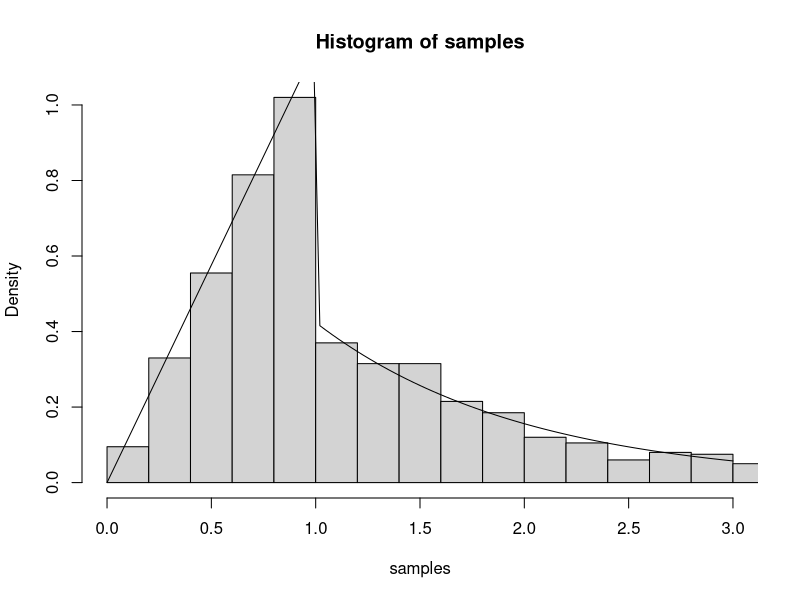
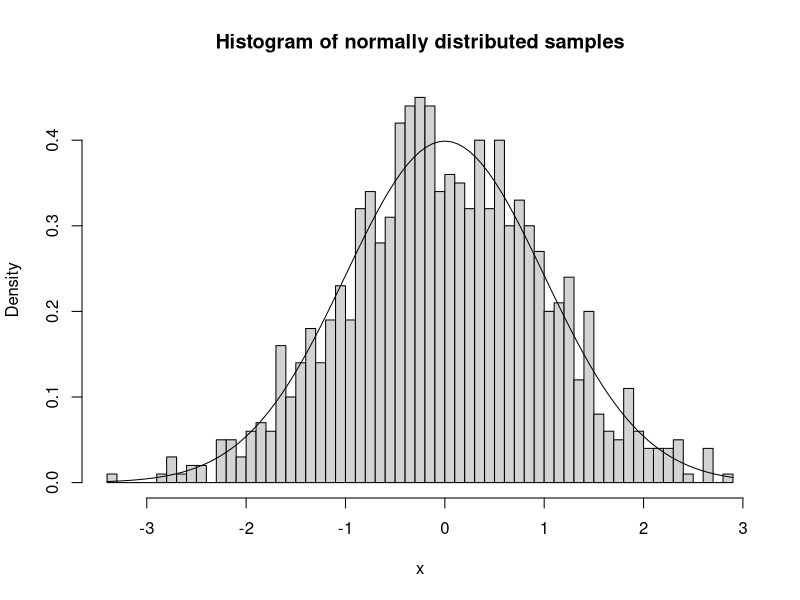

Reproduce these figures in R, in order. (Note: this script raises an error after producing the figures.)
## ---- chunk 1
g <- function(c, alpha, x){
  # This function return the unnormalized density g
  g = ifelse( x<0, 0, ifelse(x<1, c*x^(alpha-1), c*exp(-x)) )
  return(g)
}

gSamples <- function(c, alpha, n){
  # This function returns samples from g
  u = runif(n, min=0, max=(c/alpha+c*exp(-1)))
  G = ifelse( u<c/alpha, (alpha/c*u)^(1/alpha), -log((c*exp(-1)+ c/alpha - u)/c) )
  return(G)
}

# Testing
c = 2.0
alpha = 2.0
sample_size = 1000

samples = gSamples(c, alpha, sample_size)
hist(samples, breaks=50, freq=F, xlim=c(0,3))
curve(g(c,alpha,x)/(c/alpha+c*exp(-1)), add=T, to=3)

## ---- chunk 2
test <- function(n){
  # This function use rnorm
  x = rnorm(n)
  return(x)
}

#Testing 
samples =test(1000)

hist(samples, breaks=50, freq=F, xlab="x",
     main="Histogram of normally distributed samples")
curve(dnorm(x,mean=0), add=T)

## ---- chunk 3
BoxMuller <- function(n){
  # This function uses the Box Muller algorithm
  # to generate n N(0,1) samples
  
  m = ceiling(n/2)
  x1 = runif(m, min=0, max=2*pi)
  x2 = myExp(0.5, m)
  
  y1 = sqrt(x2)*cos(x1)
  y2 = sqrt(x2)*sin(x1)
  
  if ((n%%2) == 0){
    return(c(y1,y2))
  }
  else
    return(c(y1,head(y2,-1)))
}

# Testing 
sample_size = 10001

samples = BoxMuller(sample_size)
hist(samples, breaks=50, freq=F, xlab="x")
curve(dnorm(x), add=T)
## ---- chunk 4
myMultivariateNormal <- function(d, mu, Sigma, n){
  # This function generates n samples 
  # that are N_d(mu, Sigma) distributed 
  
  # Sanity Check of Input
  stopifnot( d==length(mu) && d==dim(Sigma)[1] && d==dim(Sigma)[2] )
  
  # N(0,1) samples to N_d(0,1) samples
  samples = matrix(BoxMuller(d*n), nrow=d)
  
  # N_d(0,Sigma)
  samples = t(chol(Sigma)) %*% samples
  
  # N_d(mu,Sigma)
  samples = samples + mu
  
  return(samples)
}

# Testing 
d = 3
mu = c(1,2,3)
Sigma = matrix(c(1,.8,.8,.8,1,.8,.8,.8,1), ncol=3)
sample_size = 10000

samples = myMultivariateNormal(d, mu, Sigma, sample_size)

# Validation (mean)
sample_mean = 1/sample_size * rowSums(samples)

print_mu = ""
for (i in 1:d)
  print_mu = paste(print_mu, mu[i])
print(paste("The analytical mean is:", print_mu))
print_sample_mean = ""
for (i in 1:d)
  print_sample_mean = paste(print_sample_mean, sample_mean[i])
print(paste("The empirical mean is: ", print_sample_mean))

# Validation (cov)
sample_cov = 1/(sample_size-1)*(samples-sample_mean)%*%t(samples-sample_mean)

print("The analytical covariance is:")
for (i in 1:d){
  print_cov=""
  for (j in 1:d)
    print_cov = paste(print_cov, Sigma[i,j])
  print(print_cov)
}
print("The empirical covariance is:")
for (i in 1:d){
  print_cov=""
  for (j in 1:d)
    print_cov = paste(print_cov, sample_cov[i,j])
  print(print_cov)
}

## ---- chunk 5
# For the slides
d = 3
mu = c(0,0,0)
Sigma = matrix(c(1,0,0,0,1,0,0,0,1), ncol=3)

ns = c(1000,5000,10000,25000,50000,75000,100000,200000)
err_means = rep(0, length(ns))
err_covs  = rep(0, length(ns))
for (i in 1:length(ns)){
  samples = myMultivariateNormal(d, mu, Sigma, ns[i])
  mean = 1/ns[i] * rowSums(samples)
  err_means[i] = norm(mean-mu, type="2")
  cov = 1/(ns[i]-1)*(samples-mean)%*%t(samples-mean)
  err_covs[i] = norm(cov-Sigma, type = "2")
}

plot(ns, err_means, type="l", xlab="n", ylab="error in mean vector")

plot(ns, err_covs, type="l", xlab="n", ylab="error in covariance matrix")

## ---- chunk 6

myGammaRejectionSampling <- function(alpha, n){
  # This function generates n samples from the gamma distribution
  # with parameter alpha in (0,1) and beta = 1 
  # using rejection sampling the a proposal given in Problem A.
  
  # Check sanity of input 
  stopifnot( alpha > 0 && alpha < 1 )
  
  # Bookkeeping
  num_accepted_samples = 0
  target = rep(0,n)
  
  C = gamma(alpha)
  # Trial implementation in for-loop
  while (num_accepted_samples<n){
    proposal = gSamples(1, alpha, 1) 
    acceptance_rate = 1/C*f(alpha, proposal)/g(1, alpha, proposal)
    acception = runif(1)
    if (acception <= acceptance_rate){
      num_accepted_samples = num_accepted_samples + 1
      target[num_accepted_samples] = proposal
    }
  }
  return(target)
}

# Testing 
alpha = 0.5
sample_size = 10000

samples = myGammaRejectionSampling(alpha, sample_size)
hist(samples, breaks=50, freq=F)
curve(f(alpha,x), add=T)
## ---- chunk 7
myBeta <- function(alpha, beta, n){
  # This function generates n samples from a Beta(alpha, beta) distribtion
  x = myGammaGeneral(alpha, 1, n)
  y = myGammaGeneral(beta , 1, n)
  z = x/(x+y)
  return(z)
}


# Testing implementation
alpha = 2.0
beta = 2.0
n = 10000

samples = myBeta(alpha, beta, n)
hist(samples, breaks=50, freq=FALSE,
     xlab="x", main="Histogram for myGammaGeneral")
curve(dbeta(x,alpha,beta), from=0.0, to=1.0, add=TRUE)

## ---- chunk 8
# Cell counts from the experiment
y1 = 125
y2 = 18
y3 = 20
y4 = 34

posteriorLogScale <- function(t){
  # Posterior density of the Rao experiment
  
  f = y1*log(2+t)+ (y2+y3)*log(1-t) + y4*log(t)
  return(f)
}

# Setting the bound for rejection sampling
argmax_theta = 1/394*(15+sqrt(53809))
c = posteriorLogScale(argmax_theta) + 3.5

posteriorRejectionSamplingLogScale <- function(n){
  # This function generates n samples from the Rao posterior 
  
  # Bookkeeping
  num_accepted_samples = 0
  num_total_samples = 0
  
  # Trial implementation in for-loop
  target = rep(0,n)
  while (num_accepted_samples < n ){
    x = runif(1)
    acceptance_rate = -c + posteriorLogScale(x) - log(x)
    u = runif(1)
    if (log(u) <= acceptance_rate){
      num_accepted_samples = num_accepted_samples + 1 
      target[num_accepted_samples] = log(x)
    }
    num_total_samples = num_total_samples + 1 
  }
  
  return(list("samples" = target, "num_total_samples" = num_total_samples))
    
}

## ---- chunk 9
# Comparison to numerical integration
posteriorIntegrand <- function(t){
  # This function defines the integrand for the integral
  # which gives the mean of the posterior
  # t * f(t|y)
  
  return( t* (2+t)^y1 * (1-t)^(y2+y3) * t^y4)
  
}
normalisingConstant = integrate(posterior, 0, 1)$value
posteriorNIMean = integrate(posteriorIntegrand, 0, 1)$value 
print(paste("The NI estimate for the posterior mean is", posteriorNIMean/normalisingConstant))

## ---- chunk 10
# Running m test to get an averaged number of total samples
m = 10

num_total_samples_average = 0
for (i in 1:m){
  num_total_samples_average = num_total_samples_average + 1/m * posteriorRejectionSamplingLogScale(sample_size)$num_total_samples
}

print(paste("For the generation of", sample_size, "samples in average",
            round(c*sample_size,0), "random number generations would be needed in theory"))

print(paste("For the generation of", sample_size, "samples in average", 
            round(num_total_samples_average,0), "random number generations were needed in the practical experiment"))

## ---- chunk 11
# Calculate weights
weights = dbeta(samples,1,5)
# Reweight samples
new_samples = samples*weights

hist(new_samples, breaks=50, xlim=c(0,1), freq=FALSE,
     xlab="theta", main="Histogram for the posterior with new prior")


# IS estimator for the mean
posteriorISMean = 1/sample_size*sum(new_samples)
print(paste("The IS estimate for the posterior mean is", posteriorISMean))

abline(v=posteriorISMean,col="red")

